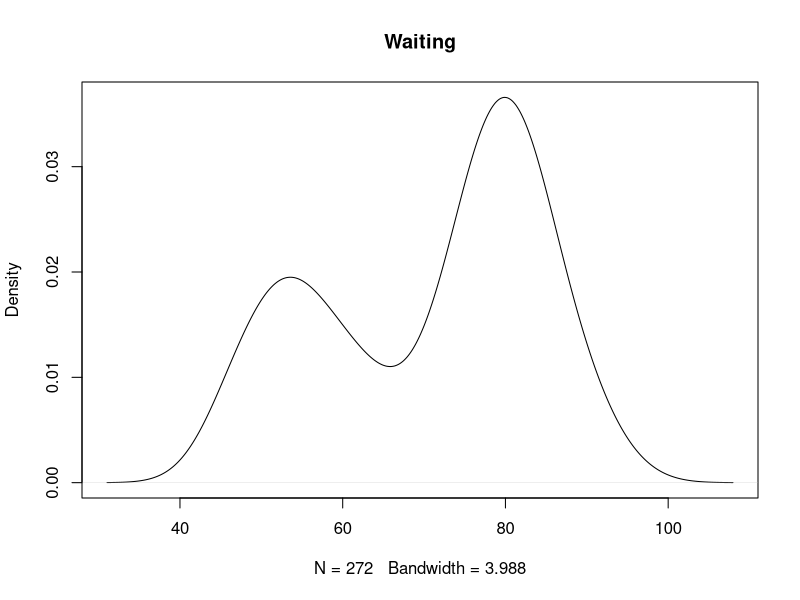

Write R code to recreate this figure.
## ---- chunk 1
library(knitr)
opts_chunk$set(echo = TRUE, message = F)
## ---- chunk 2
f <- faithful
plot(density(f$waiting), main = "Waiting")
## ---- chunk 3
x <- faithful$waiting
# Initialize values
pi1 <- pi2 <- 0.5
mu1 <- 50
mu2 <- 80
sigma1 <- sigma2 <- 5

sum.finite <- function(x) {
  sum(x[is.finite(x)])
}
Q <- 0
Q[2] <- sum.finite(log(pi1)+log(dnorm(x, mu1, sigma1))) + sum.finite(log(pi2)+log(dnorm(x, mu2, sigma2)))
k <- 2

while (abs(Q[k]-Q[k-1])>=1e-6) {
  # E step: Estimate pi1 and pi2 with current value of parameters theta = (mu1, mu2, sigma)
  comp1 <- pi1 * dnorm(x, mu1, sigma1)
  comp2 <- pi2 * dnorm(x, mu2, sigma2)
  comp.sum <- comp1 + comp2
  
  p1 <- comp1/comp.sum
  p2 <- comp2/comp.sum
  
  # M step
  pi1 <- sum.finite(p1) / length(x)
  pi2 <- sum.finite(p2) / length(x)
  
  mu1 <- sum.finite(p1 * x) / sum.finite(p1)
  mu2 <- sum.finite(p2 * x) / sum.finite(p2)
  
  sigma1 <- sqrt(sum.finite(p1 * (x-mu1)^2) / sum.finite(p1))
  sigma2 <- sqrt(sum.finite(p2 * (x-mu2)^2) / sum.finite(p2))
  
  p1 <- pi1 
  p2 <- pi2
  
  k <- k + 1
  Q[k] <- sum(log(comp.sum))
}
## ---- chunk 4

## ---- chunk 5
dbb <- function(x, n, a, b){#Beta binomial
    c <- choose(n, x)
    bn <- beta(x+a, n-x+b)
    bd <- beta(a, b)
    y <- c * bn / bd
    return(y);
}


#x <- s36fit[GENE %in% xcig, dp1]
#n <- s36fit[GENE %in% xcig, tot]
#
#pi1 <- 0.9
#pi2 <- 0.1
#alpha <- 4
#beta <- 6
#pi_err <- 0.10
#
#sum.finite <- function(x) {
#  sum(x[is.finite(x)])
#}
#Q <- 0
#Q[2] <- sum.finite(log(pi1)+log(dbb(x, n, a = alpha, b =beta))) + sum.finite(log(pi2)+log(dbinom(x, n, prob = pi_err)))
#k <- 2
#
#while (abs(Q[k]-Q[k-1])>=1e-6) {
#  # E step: Estimate pi1 and pi2 with current value of parameters theta = (mu1, mu2, sigma)
#  comp1 <- pi1 * dbb(x, n, a = alpha, b = beta)
#  comp2 <- pi2 * dbinom(x, n, prob = pi_err)
#  comp.sum <- comp1 + comp2
#  
#  p1 <- comp1/comp.sum
#  p2 <- comp2/comp.sum
#  
#  # M step
#  pi1 <- sum.finite(p1) / length(x)
#  pi2 <- sum.finite(p2) / length(x)
#  
#  mu1 <- sum.finite(p1 * x) / sum.finite(p1)
#  mu2 <- sum.finite(p2 * x) / sum.finite(p2)
#  
#  sigma1 <- sqrt(sum.finite(p1 * (x-mu1)^2) / sum.finite(p1))
#  sigma2 <- sqrt(sum.finite(p2 * (x-mu2)^2) / sum.finite(p2))
#  
#  p1 <- pi1 
#  p2 <- pi2
#  
#  k <- k + 1
#  Q[k] <- sum(log(comp.sum))
#}
